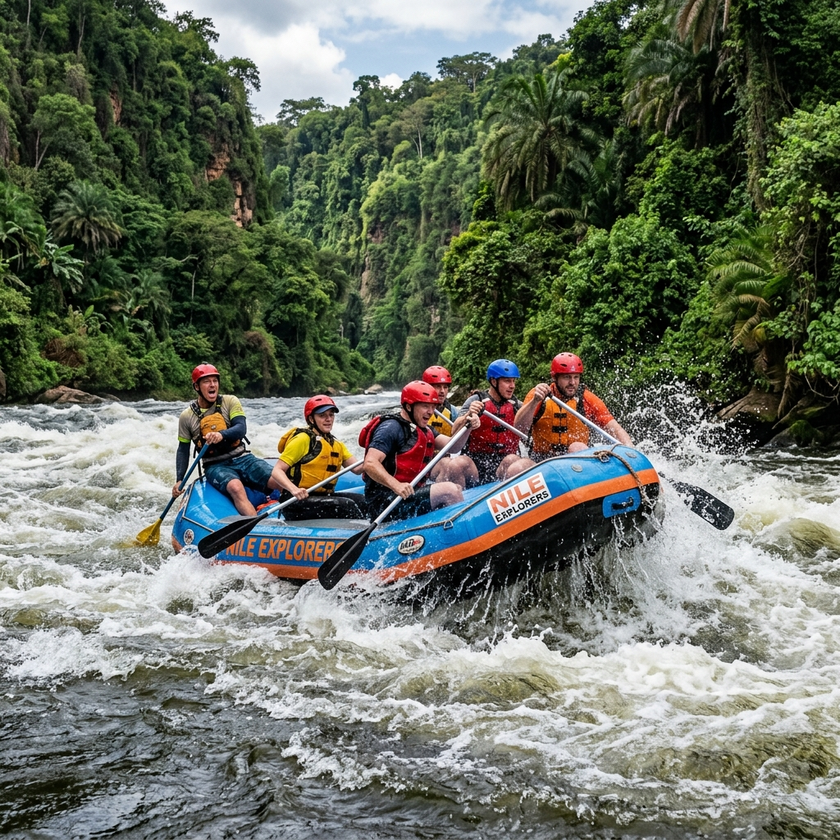
#> input picture Frontend/assets/jinja_rafting.png, 840 x 840 px, shrunk from 1024 x 1024 before the run
$ python convert_logo.py ../Frontend/assets/jinja_rafting.png out.png
#> lines starting #> are read from the running program, lines starting #| are printed output that depends on the picture
from PIL import Image
import sys
import os

SCRIPT_DIR = os.path.dirname(os.path.abspath(__file__))
IN = os.path.join(SCRIPT_DIR, '..', 'Frontend', 'assets', 'moyo_logo.jpeg')
OUT = os.path.join(SCRIPT_DIR, '..', 'Frontend', 'assets', 'moyo_logo.png')

def make_transparent(in_path=IN, out_path=OUT, tolerance=220):
#> called with in_path = '../Frontend/assets/jinja_rafting.png', out_path = 'out.png', tolerance = 220
    im = Image.open(in_path).convert("RGBA")
    datas = im.getdata()

    newData = []
    for item in datas:
        # item is (r,g,b,a)
        r, g, b, a = item
        # if pixel is near-white, make transparent
        if r >= tolerance and g >= tolerance and b >= tolerance:
            newData.append((255, 255, 255, 0))
        else:
            newData.append((r, g, b, a))
#> this loop made 705600 passes
#> (item, r, g, b) on passes 1 to 3: ((87, 109, 58, 255), 87, 109, 58), ((108, 131, 76, 255), 108, 131, 76), ((114, 137, 80, 255), 114, 137, 80)
#> after the loop, newData = 705600 items

    im.putdata(newData)
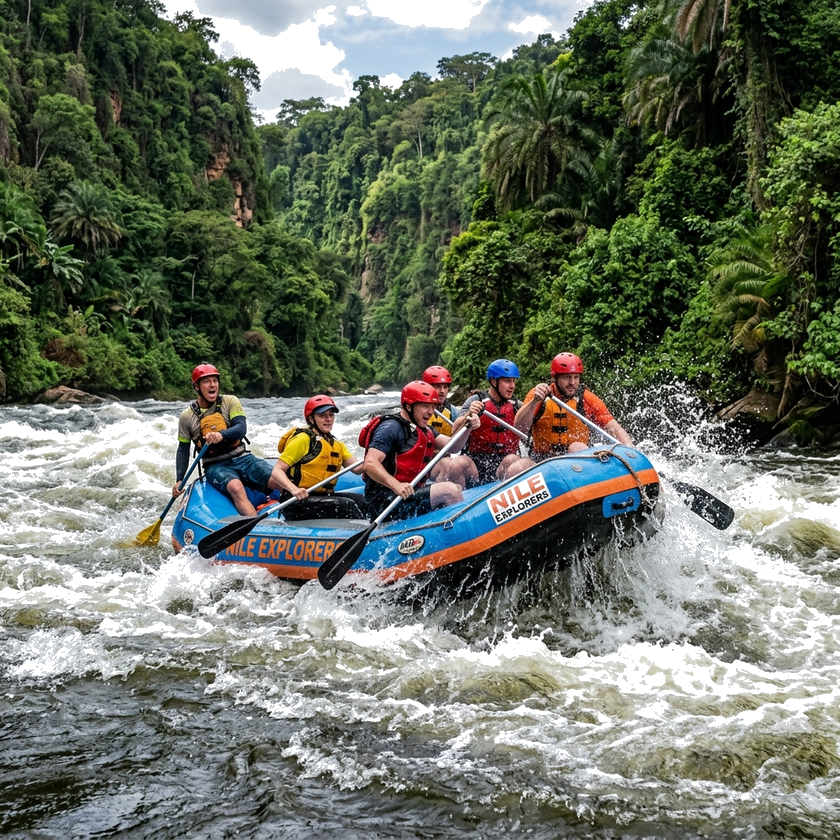
#> im: PIL image 840x840 RGBA; mean R, G, B, A 106.4, 112.9, 99.4, 237.2; transparent parts drawn white
    im.save(out_path, "PNG")
    print(f"Saved transparent PNG to: {out_path}")

if __name__ == '__main__':
    try:
        in_path = sys.argv[1] if len(sys.argv) > 1 else IN
        out_path = sys.argv[2] if len(sys.argv) > 2 else OUT
        make_transparent(in_path, out_path)
    except Exception as e:
        print('Error:', e)
        sys.exit(1)

$ run again, on Frontend/assets/mombasa_beach.png
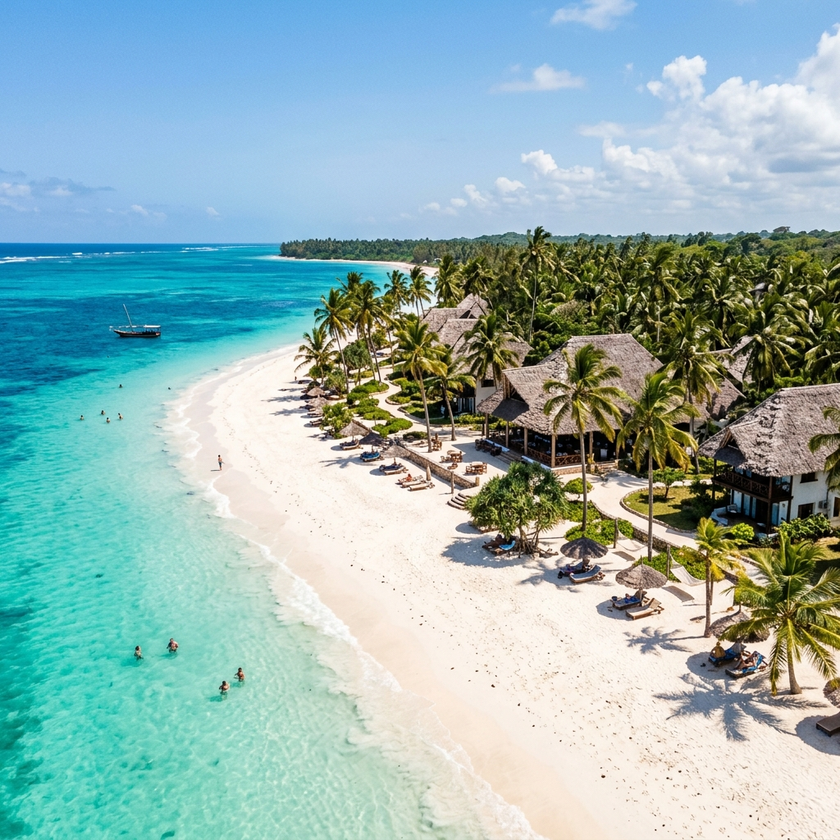
#> input picture Frontend/assets/mombasa_beach.png, 840 x 840 px, shrunk from 1024 x 1024 before the run
#> the loop in make_transparent, `for item in datas:` made 705600 passes
#> (item, r, g, b) on passes 1 to 3: ((93, 173, 236, 255), 93, 173, 236), ((90, 169, 232, 255), 90, 169, 232), ((89, 167, 231, 255), 89, 167, 231)
#> after the loop in make_transparent, `for item in datas:`: newData = 705600 items
#> in make_transparent, `im.putdata(newData)`:
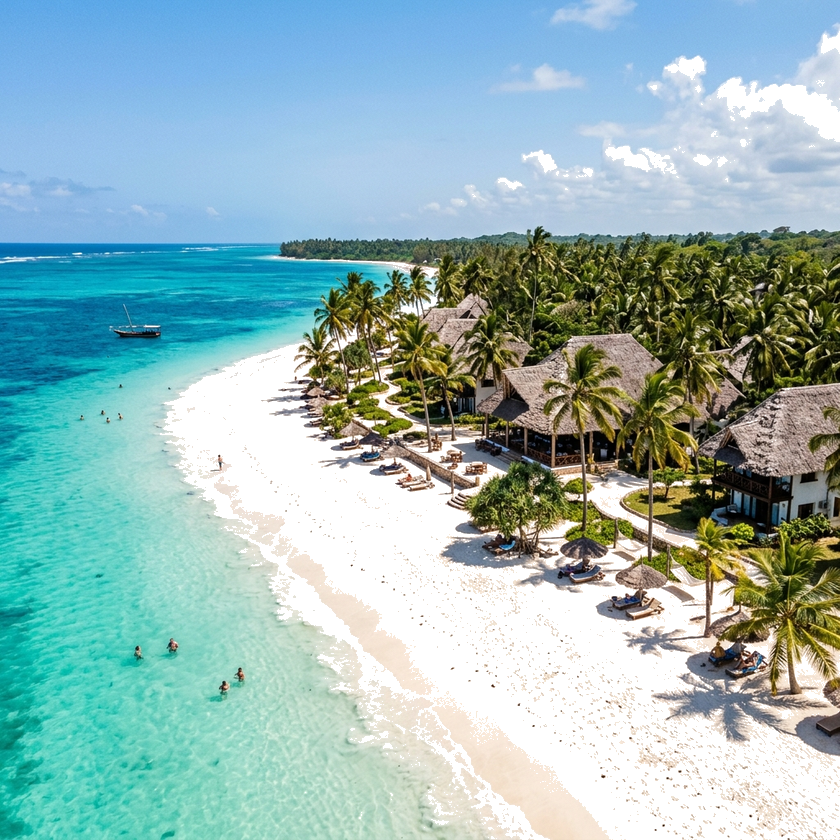
#> im: PIL image 840x840 RGBA; mean R, G, B, A 147.9, 181.5, 182.3, 213.4; transparent parts drawn white

$ run again, on Frontend/assets/serengeti_safari.png
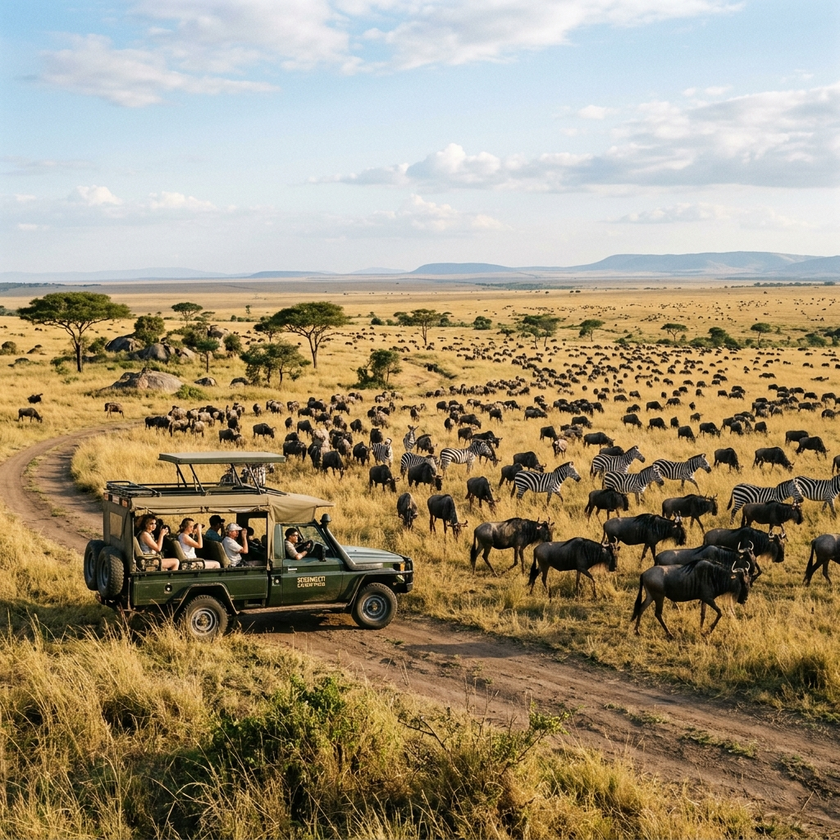
#> input picture Frontend/assets/serengeti_safari.png, 840 x 840 px, shrunk from 1024 x 1024 before the run
#> the loop in make_transparent, `for item in datas:` made 705600 passes
#> (item, r, g, b) on passes 1 to 3: ((158, 207, 237, 255), 158, 207, 237), ((156, 204, 233, 255), 156, 204, 233), ((159, 205, 232, 255), 159, 205, 232)
#> after the loop in make_transparent, `for item in datas:`: newData = 705600 items
#> in make_transparent, `im.putdata(newData)`:
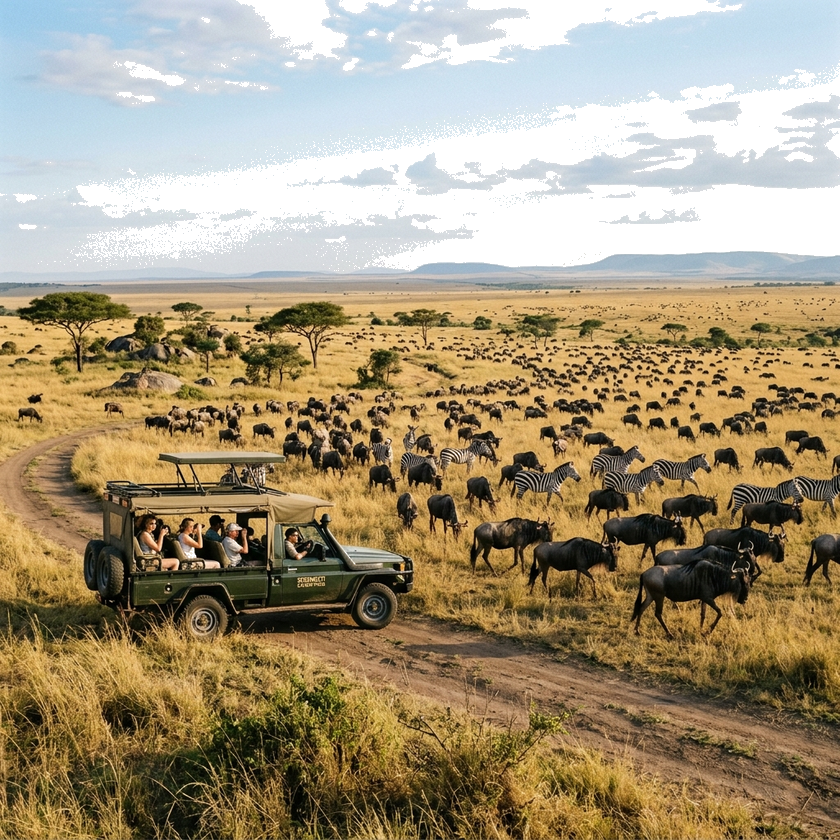
#> im: PIL image 840x840 RGBA; mean R, G, B, A 164.2, 150.1, 122.8, 225.7; transparent parts drawn white
